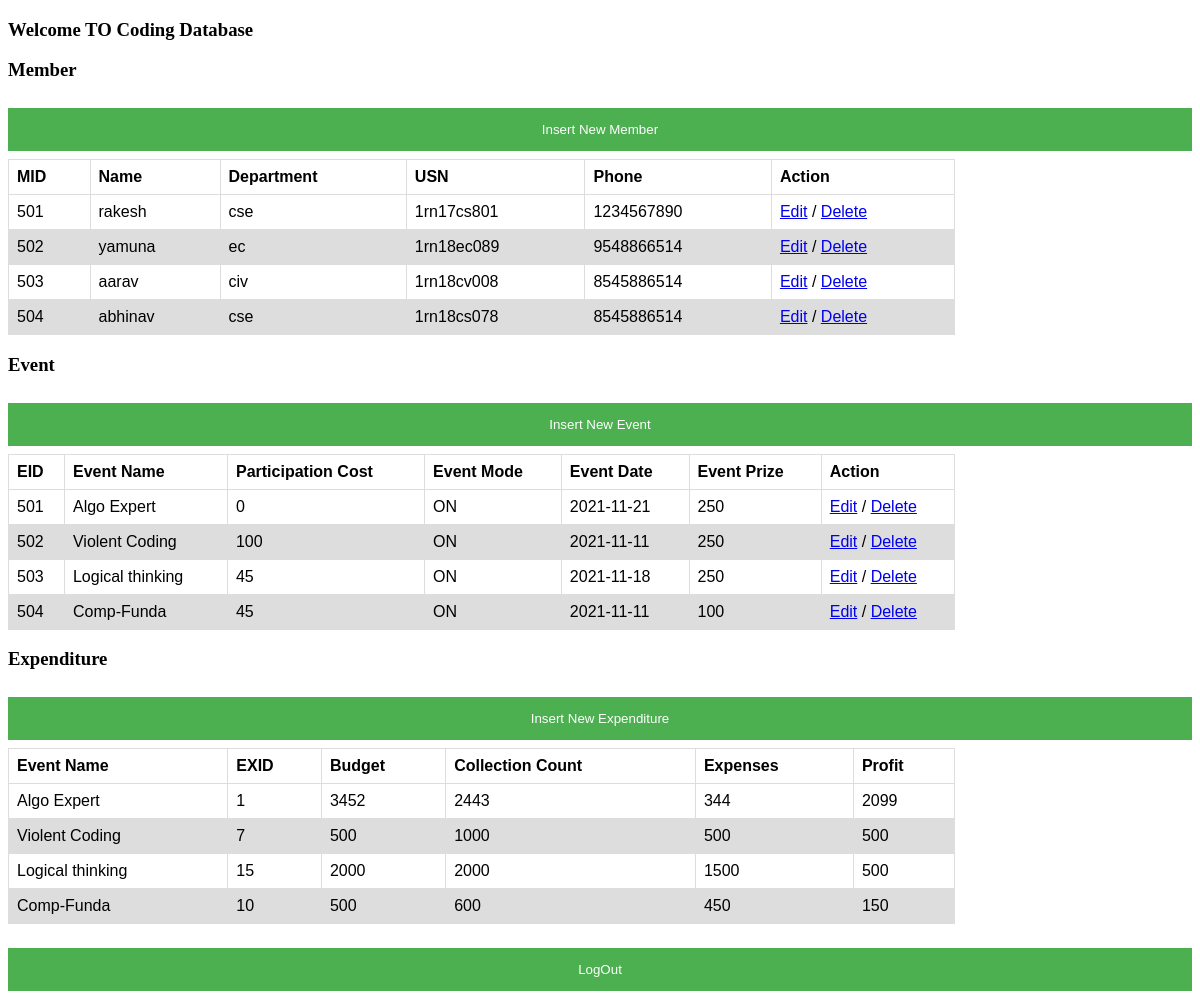
Page /Coding.php on the committed database.
### tables this page shows
CREATE TABLE `member` (
  `MID` int(11) NOT NULL,
  `NAME` varchar(128) DEFAULT NULL,
  `DEPARTMENT` varchar(128) DEFAULT NULL,
  `USN` varchar(128) DEFAULT NULL,
  `PHNO` varchar(128) DEFAULT NULL,
  `CID` int(11) DEFAULT NULL
);

CREATE TABLE `events` (
  `EID` int(11) NOT NULL,
  `EVENT_NAME` varchar(128) DEFAULT NULL,
  `PARTICIPATION_COST` varchar(128) DEFAULT NULL,
  `EVENT_MODE` varchar(128) DEFAULT NULL,
  `EVENT_DATE` date DEFAULT NULL,
  `EVENT_PRIZES` varchar(128) DEFAULT NULL,
  `CID` int(11) DEFAULT NULL,
  `LID` int(11) DEFAULT NULL,
  `EXID` int(11) DEFAULT NULL
);

CREATE TABLE `expenditure` (
  `EXID` int(11) NOT NULL,
  `BUDGET` int(11) DEFAULT NULL,
  `EXPENSES` int(11) DEFAULT NULL,
  `COLLECTION_COUNT` int(11) DEFAULT NULL,
  `PROFIT` int(11) DEFAULT NULL
);

### Coding.php (the view, shortened to what this page needs)
<?php
$m_code = [];
$m_code1 = [];
$m_code2 = [];
	try
	{
	    $pdo = new PDO("mysql:host=localhost;dbname=project", "manasa", "2929");
	    $pdo->setAttribute(PDO::ATTR_ERRMODE, PDO::ERRMODE_EXCEPTION);
	    $all_code = $pdo->query("SELECT m.MID,m.NAME,m.DEPARTMENT,m.USN,m.PHNO from member as m,club as c where m.CID=c.CID && c.CID=5");
			$all_code1 = $pdo->query("SELECT e.EID,e.EVENT_NAME,e.PARTICIPATION_COST,e.EVENT_MODE,e.EVENT_DATE,
				e.EVENT_PRIZES from events as e,club as c where e.CID=c.CID && c.CID=5");
			$all_code2 = $pdo->query("SELECT ex.EXID,e.EVENT_NAME,ex.BUDGET,ex.COLLECTION_COUNT,ex.EXPENSES,ex.PROFIT from expenditure as ex ,
				events as e where e.EXID=ex.EXID and E.CID=5");
		while ( $row = $all_code->fetch(PDO::FETCH_OBJ) )
		{
		    $m_code[] = $row;
		}
		while ( $row1 = $all_code1->fetch(PDO::FETCH_OBJ) )
		{
				$m_code1[] = $row1;
		}
		while ( $row2 = $all_code2->fetch(PDO::FETCH_OBJ) )
		{
				$m_code2[] = $row2;
		}
	}
	catch(PDOException $e)
	{
	    echo "Connection failed: " . $e->getMessage();
	    die();
	}
?>
<!DOCTYPE html>
<html>
	<head>
	<link rel="stylesheet" type="text/css" href="./stylesheets/style.css">
	</head>
  <body>
  <h3> Welcome TO Coding Database</h3>
  <div>
  <p>
		<h3>Member</h3>
		<button onclick="document.getElementById('id08').style.display='block'">Insert New Member</button>
    <table>
      <thead>
        <tr>
					<th>MID</th>
          <th>Name</th>
          <th>Department</th>
          <th>USN</th>
          <th>Phone</th>
          <th>Action</th>
        </tr>
      </thead>
      <tbody>
        <?php foreach($m_code as $m_cod) : ?>
                      <tr>
												<td><?php echo $m_cod->MID; ?></td>
                        <td><?php echo $m_cod->NAME; ?></td>
            <td><?php echo $m_cod->DEPARTMENT; ?></td>
            <td><?php echo $m_cod->USN; ?></td>
            <td><?php echo $m_cod->PHNO; ?></td>
            <td><a href="./edit/edit_m.php?member_id=<?php echo $m_cod->MID; ?>">Edit</a> / <a href="./delete/delete_m.php?member_id=<?php echo $m_cod->MID; ?>">Delete</a>
            </td>
                      </tr>
                  <?php endforeach; ?>
      </tbody>
    </table>
  </p>
  </div>
	<div>
  <p>
		<h3>Event</h3>
		<button onclick="document.getElementById('id09').style.display='block'">Insert New Event</button>
    <table>
      <thead>
        <tr>
					<th>EID</th>
          <th>Event Name</th>
          <th>Participation Cost</th>
          <th>Event Mode</th>
          <th>Event Date</th>
					<th>Event Prize</th>
          <th>Action</th>
        </tr>
      </thead>
      <tbody>
        <?php foreach($m_code1 as $m_cod1) :?>
                      <tr>
												<td><?php echo $m_cod1->EID; ?></td>
                        <td><?php echo $m_cod1->EVENT_NAME; ?></td>
            <td><?php echo $m_cod1->PARTICIPATION_COST; ?></td>
            <td><?php echo $m_cod1->EVENT_MODE; ?></td>
            <td><?php echo $m_cod1->EVENT_DATE; ?></td>
						<td><?php echo $m_cod1->EVENT_PRIZES; ?></td>
            <td><a href="./edit/edit_e.php?event_id=<?php echo $m_cod1->EID; ?>">Edit</a> / <a href="./delete/delete_e.php?event_id=<?php echo $m_cod1->EID; ?>">Delete</a>
            </td>
                      </tr>
                  <?php endforeach; ?>
      </tbody>
    </table>
  </p>
  </div>
	<div>
	<p>
		<h3>Expenditure</h3>
		<div>
		<button onclick="document.getElementById('id10').style.display='block'">Insert New Expenditure</button>
	</div>
		<table>
			<thead>
				<tr>
					<th>Event Name</th>
					<th>EXID</th>
					<th>Budget</th>
					<th>Collection Count</th>
					<th>Expenses</th>
					<th>Profit</th>
				</tr>
			</thead>
			<tbody>
				<?php foreach($m_code2 as $m_cod2) :?>
											<tr>
												<td><?php echo $m_cod2->EVENT_NAME; ?></td>
												<td><?php echo $m_cod2->EXID; ?></td>
						<td><?php echo $m_cod2->BUDGET; ?></td>
						<td><?php echo $m_cod2->COLLECTION_COUNT; ?></td>
						<td><?php echo $m_cod2->EXPENSES; ?></td>
						<td><?php echo $m_cod2->PROFIT; ?></td>
											</tr>
									<?php endforeach; ?>
			</tbody>
		</table>
	</p>
	</div>
	<div>
		<form method="POST">
	<button type="submit" name="logout" >LogOut</button>
	</form>
	</div>
  </body>
  </html>

### stylesheets/style.css (style rules this page uses)
* { box-sizing: border-box; }
button { background-color: #4CAF50; color: white; padding: 14px 20px; margin: 8px 0; border: none; cursor: pointer; width: 100%; }
table { font-family: arial, sans-serif; border-collapse: collapse; width: 80%; }
td, th { border: 1px solid #dddddd; text-align: left; padding: 8px; }
tr:nth-child(even) { background-color: #dddddd; }

### rows in the picture
member: MID "501", NAME "rakesh", DEPARTMENT "cse", USN "1rn17cs801", PHNO "1234567890"
member: MID "502", NAME "yamuna", DEPARTMENT "ec", USN "1rn18ec089", PHNO "9548866514"
member: MID "503", NAME "aarav", DEPARTMENT "civ", USN "1rn18cv008", PHNO "8545886514"
member: MID "504", NAME "abhinav", DEPARTMENT "cse", USN "1rn18cs078", PHNO "8545886514"
events: EID "501", EVENT_NAME "Algo Expert", PARTICIPATION_COST "0", EVENT_MODE "ON", EVENT_DATE "2021-11-21", EVENT_PRIZES "250", EXID.EXID "1", EXID.BUDGET "3452", EXID.COLLECTION_COUNT "2443", EXID.EXPENSES "344", EXID.PROFIT "2099"
events: EID "502", EVENT_NAME "Violent Coding", PARTICIPATION_COST "100", EVENT_MODE "ON", EVENT_DATE "2021-11-11", EVENT_PRIZES "250", EXID.EXID "7", EXID.BUDGET "500", EXID.COLLECTION_COUNT "1000", EXID.EXPENSES "500", EXID.PROFIT "500"
events: EID "503", EVENT_NAME "Logical thinking", PARTICIPATION_COST "45", EVENT_MODE "ON", EVENT_DATE "2021-11-18", EVENT_PRIZES "250", EXID.EXID "15", EXID.BUDGET "2000", EXID.COLLECTION_COUNT "2000", EXID.EXPENSES "1500", EXID.PROFIT "500"
events: EID "504", EVENT_NAME "Comp-Funda", PARTICIPATION_COST "45", EVENT_MODE "ON", EVENT_DATE "2021-11-11", EVENT_PRIZES "100", EXID.EXID "10", EXID.BUDGET "500", EXID.COLLECTION_COUNT "600", EXID.EXPENSES "450", EXID.PROFIT "150"
